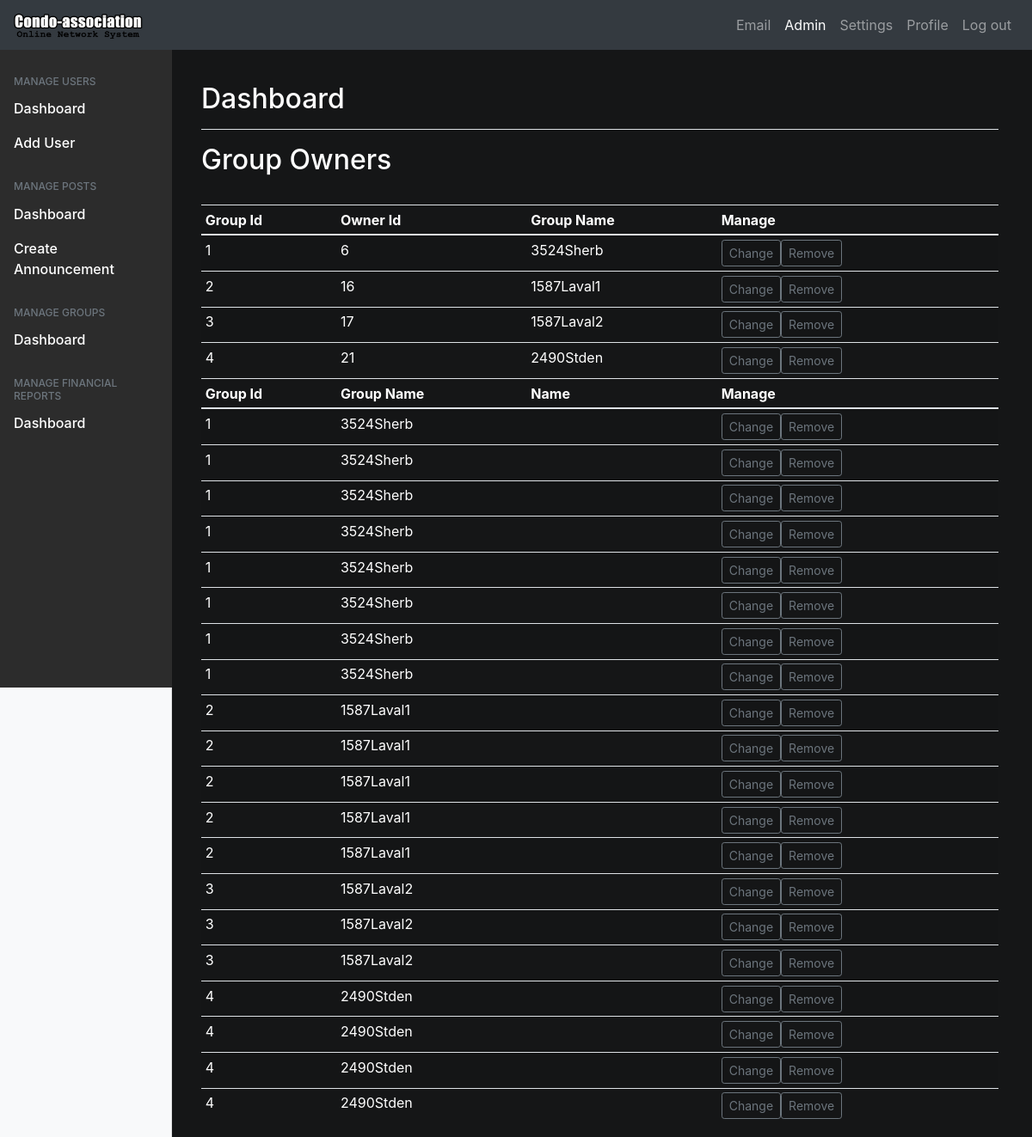
Page /admin_groups.php (signed in) on the committed database.
### tables this page shows
CREATE TABLE `member_groups` (
  `group_id` INT NOT NULL AUTO_INCREMENT,
  `owner_id` INT NOT NULL,
  `group_name` VARCHAR(45) NOT NULL,
  PRIMARY KEY (`group_id`),
  FOREIGN KEY (`owner_id`) REFERENCES condo_owners(`user_id`) ON DELETE CASCADE
);

CREATE TABLE `from_group` (
  `user_id` INT NOT NULL,
  `group_id` INT NOT NULL,
  FOREIGN KEY (`user_id`) REFERENCES condo_owners(`user_id`) ON DELETE CASCADE,
  FOREIGN KEY (`group_id`) REFERENCES `member_groups`(`group_id`) ON DELETE CASCADE

);

### includes/config_inc.php (called while the page is built, shortened)
<?php
    $home_url = "index.php";
    $register_url = "admin_registration.php";
    $profile_url = "profile.php";
    $logout_url = "includes/logout_inc.php";
    $admin_url = "admin.php";
    $admin_posts_url = "admin_posts.php";
    $admin_announcement_url = "admin_announcement.php";
    $admin_groups_url = "admin_groups.php";
    $settings_url = "settings.php";
    $active_page = substr($_SERVER["SCRIPT_NAME"],strrpos($_SERVER["SCRIPT_NAME"],"/")+1);
    $email_url = "email.php";
    $financials_url = "financials.php";

### includes/group_functions_inc.php (the view, shortened to what this page needs)
<?php
function fetch_name_by_id($conn, $uid) {
    $sql = "SELECT * FROM condo_owners WHERE user_id = ?;";
    $stmt = mysqli_stmt_init($conn);
    if(!mysqli_stmt_prepare($stmt, $sql)) {
        header("location: ../index.php?error=stmterror");
        exit();
    }
    mysqli_stmt_bind_param($stmt, "i", $uid);
    mysqli_stmt_execute($stmt);
    $query_result = mysqli_stmt_get_result($stmt);
    if ($row = mysqli_fetch_assoc($query_result)) {
        mysqli_stmt_close($stmt);
        return $row["name"];
    }
    else {
        return false;
    }
}
function fetch_group_name_by_id($conn, $gid) {
    $sql = "SELECT * FROM member_groups WHERE group_id = ?;";
    $stmt = mysqli_stmt_init($conn);
    if(!mysqli_stmt_prepare($stmt, $sql)) {
        header("location: ../index.php?error=stmterror");
        exit();
    }
    mysqli_stmt_bind_param($stmt, "i", $gid);
    mysqli_stmt_execute($stmt);
    $query_result = mysqli_stmt_get_result($stmt);
    if ($row = mysqli_fetch_assoc($query_result)) {
        return $row["group_name"];
    }
    else {
        mysqli_stmt_close($stmt);
        return false;
    }
}
function print_group_table($conn) {
    $sql = "SELECT * FROM member_groups ORDER BY group_id ASC;";
    $query_result = mysqli_query($conn, $sql);
    echo "<thead>
            <tr>
              <th>Group Id</th>
              <th>Owner Id</th>
              <th>Group Name</th>
              <th>Manage</th>
            </tr>
            </thead>
            <tbody>";
    if($query_result) {
        while($row = mysqli_fetch_assoc($query_result)) {
            echo "<tr>";
            echo "<td>{$row["group_id"]}</td>";
            echo "<td>{$row["owner_id"]}</td>";
            echo "<td>{$row["group_name"]}</td>";
            echo "<td>
                <div class=\"btn-group mr-2\">
                <a href=\"admin_change_group.php?gid={$row["group_id"]}\"><button type=\"button\" class=\"btn btn-sm btn-outline-secondary\">Change</button></a>
                <a href=\"includes/delete_inc.php?gid={$row["group_id"]}\"><button type=\"button\" class=\"btn btn-sm btn-outline-secondary\">Remove</button>
                </div>
                </td>";
        }
    }
    echo "</tbody>";
}
function print_from_group_table($conn) {
    $sql1 = "SELECT * FROM from_group ORDER BY group_id ASC;";
    $query_result1 = mysqli_query($conn, $sql1);
    echo "<thead>
            <tr>
              <th>Group Id</th>
              <th>Group Name</th>
              <th>Name</th>
              <th>Manage</th>
            </tr>
            </thead>
            <tbody>";
    if($query_result1) {
        while($row = mysqli_fetch_assoc($query_result1)) {
            $uid = $row["user_id"];
            $username = fetch_name_by_id($conn, $uid);
            $gid = $row["group_id"];
            $groupname = fetch_group_name_by_id($conn, $gid);
            echo "<tr>";
            echo "<td>{$row["group_id"]}</td>";
            echo "<td>{$groupname}</td>";
            echo "<td>{$username}</td>";
            echo "<td>
                <div class=\"btn-group mr-2\">
                <a href=\"admin_change_group.php?gid={$row["group_id"]}\"><button type=\"button\" class=\"btn btn-sm btn-outline-secondary\">Change</button></a>
                <a href=\"includes/delete_inc.php?gid={$row["group_id"]}\"><button type=\"button\" class=\"btn btn-sm btn-outline-secondary\">Remove</button>
                </div>
                </td>";
        }
    }
    echo "</tbody>";
}

### templates/header.php (shortened to what this page needs)
<?php
    require_once "includes/config_inc.php";
?>
<!DOCTYPE html>
<html lang="en">
<head>
    <link rel="stylesheet" href="https://cdn.jsdelivr.net/npm/bootstrap@4.5.3/dist/css/bootstrap.min.css">
    <link rel="stylesheet" href="css/style.css">
</head>
<body>
    <nav class="navbar navbar-expand-md bg-dark navbar-dark fixed-top">
        <a id="logo" class="navbar-brand" href="<?php echo $home_url ?>">
    <img src="uploads/logo.png" alt="Home" style="width:150px;height:30px;">
    </a>
        <div class="collapse navbar-collapse" id="collapsibleNavbar">
            <ul class="navbar-nav ml-auto">
                <li class="nav-item">
                <?php
                    if (isset($_SESSION["user_id"])) {
                        echo "<a class=\"nav-link ";
                            if(strpos($active_page, "email") !== false)
                                echo "active";
                        echo "\" href=\"{$email_url}\">Email</a>";
                        if ($_SESSION["privilege"] == "admin") {
                            echo "<li class=\"nav-item\"><a class=\"nav-link ";
                            if(strpos($active_page, "admin") !== false)
                                echo "active";
                            echo "\" href=\"{$admin_url}\">Admin</a></li>";
                        }
                        echo "<li class=\"nav-item\"><a class=\"nav-link ";
                            if($active_page == "{$settings_url}")
                                echo "active";
                            echo "\" href=\"{$settings_url}\">Settings</a></li>";
                        echo "<a class=\"nav-link ";
                            if($active_page == "profile.php")
                                echo "active";
                        echo "\" href=\"{$profile_url}?uid={$_SESSION["user_id"]}\" >Profile</a>";
                    }
                    else {
                        echo "<a class=\"nav-link ";
                            if($active_page == "{$login_url}")
                                echo "active";
                        echo "\" href=\"{$login_url}\">Login</a>";
                    }
                ?>
                </li>
                <li class="nav-item">
                <?php
                    if (isset($_SESSION["user_id"]))
                        echo "<a class=\"nav-link\" href=\"{$logout_url}\">Log out</a>";
                ?>
                </li>
            </ul>
        </div>
    </nav>
    <div class="container-fluid margin-top">

### templates/admin_header.php (shortened to what this page needs)
<?php
    include_once "header.php";
?>
<div class="container-fluid">
<div class="row">
    <nav id="sidebarMenu" class="col-md-3 col-lg-2 d-md-block bg-light sidebar collapse">
    <div class="sidebar-sticky pt-3">
       <h6 class="sidebar-heading d-flex justify-content-between align-items-center px-3 mt-4 mb-1 text-muted">
        <span>Manage Users</span>
        </h6>
        <ul class="nav flex-column">
        <li class="nav-item">
            <a class="nav-link"  href="<?php echo "".$admin_url; ?>">
            Dashboard
            </a>
        </li>
        <li class="nav-item">
            <a class="nav-link" href="<?php echo "".$register_url; ?>">
            Add User
            </a>
        </li>
        </ul>
        <h6 class="sidebar-heading d-flex justify-content-between align-items-center px-3 mt-4 mb-1 text-muted">
        <span>Manage Posts</span>
        </h6>
        <ul class="nav flex-column mb-2">
        <li class="nav-item">
            <a class="nav-link" href="<?php echo "".$admin_posts_url; ?>">
            Dashboard
            </a>
        </li>
        <li class="nav-item">
            <a class="nav-link" href="<?php echo "".$admin_announcement_url; ?>">
            Create Announcement
            </a>
        </li>
        </ul>
        <h6 class="sidebar-heading d-flex justify-content-between align-items-center px-3 mt-4 mb-1 text-muted">
        <span>Manage Groups</span>
        </h6>
        <ul class="nav flex-column mb-2">
        <li class="nav-item">
			<a class="nav-link" href="<?php echo $admin_groups_url; ?>">
            Dashboard
            </a>
        </li>
        </ul>
        <h6 class="sidebar-heading d-flex justify-content-between align-items-center px-3 mt-4 mb-1 text-muted">
        <span>Manage Financial Reports</span>
        </h6>
        <ul class="nav flex-column mb-2">
        <li class="nav-item">
            <a class="nav-link" href="<?php echo "".$financials_url; ?>">
            Dashboard
            </a>
        </ul>
    </div>
    </nav>
    <main role="main" class="col-md-9 ml-sm-auto col-lg-10 px-md-4">
        <div class="pt-3 pb-2 mb-3 border-bottom">
            <h1 class="h2">Dashboard</h1>
        </div>

### admin_groups.php (shortened to what this page needs)
<?php
    include_once "templates/admin_header.php";
?>
<h2>Group Owners</h2>
<div class="table-responsive sm-margin-top">
<table class="table table-striped table-sm">
    <?php
        require_once "includes/db_handler_inc.php";
        require_once "includes/group_functions_inc.php";
        print_group_table($conn);
        print_from_group_table($conn);
    ?>
</table>
</div>
<?php
    include_once "templates/admin_footer.php";
?>

### templates/admin_footer.php
    </main>
</div>
</div>
<?php
    include_once "footer.php";
?>

### templates/footer.php (shortened to what this page needs)
</div>
</body>
</html>

### css/style.css (style rules this page uses)
body { color: #fff; background-color: #151617; }
.margin-top { margin-top : 5rem; }
.sm-margin-top { margin-top: 2rem; }
.sidebar { position: fixed; top: 0; bottom: 0; left: 0; z-index: 100; padding: 48px 0 0; box-shadow: inset -1px 0 0 rgba(0, 0, 0, .1); }
.sidebar-sticky { position: relative; top: 0; height: calc(100vh - 48px); padding-top: .5rem; overflow-x: hidden; overflow-y: auto; background-color: #2c2c2c }
.sidebar .nav-link { font-weight: 500; color: #fff }
.sidebar-heading { font-size: .75rem; text-transform: uppercase; }
.table { color: inherit; }

### rows in the picture
member_groups: group_id "1", owner "6", group_name "3524Sherb"
member_groups: group_id "2", owner "16", group_name "1587Laval1"
member_groups: group_id "3", owner "17", group_name "1587Laval2"
member_groups: group_id "4", owner "21", group_name "2490Stden"
from_group: group "1", group.group_name "3524Sherb"
from_group: group "1", group.group_name "3524Sherb"
from_group: group "1", group.group_name "3524Sherb"
from_group: group "1", group.group_name "3524Sherb"
from_group: group "1", group.group_name "3524Sherb"
from_group: group "1", group.group_name "3524Sherb"
from_group: group "1", group.group_name "3524Sherb"
from_group: group "1", group.group_name "3524Sherb"
from_group: group "2", group.group_name "1587Laval1"
from_group: group "2", group.group_name "1587Laval1"
from_group: group "2", group.group_name "1587Laval1"
from_group: group "2", group.group_name "1587Laval1"
from_group: group "2", group.group_name "1587Laval1"
from_group: group "3", group.group_name "1587Laval2"
from_group: group "3", group.group_name "1587Laval2"
from_group: group "3", group.group_name "1587Laval2"
from_group: group "4", group.group_name "2490Stden"
from_group: group "4", group.group_name "2490Stden"
from_group: group "4", group.group_name "2490Stden"
from_group: group "4", group.group_name "2490Stden"
